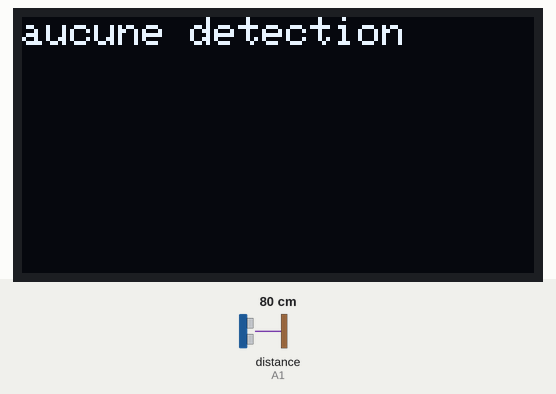
The sketch below on a simulated Arduino Uno, built with avr-gcc and run on an emulated ATmega328P. On the bench: 128×64 one-colour display. Wiring (inferred from the names in the program): ultrasonic range finder: trigger A0; echo A1. Inputs (shaded band) come from the test bench; at power-on: distance to the obstacle (sensor on A1) 80 cm. The echo pulse lasts 58.3 µs per cm; what the sketch prints to the serial monitor is not drawn.

Above: at 2.2 s.
2.3 s: distance to the obstacle (sensor on A1) set to 63 cm
3.8 s: distance to the obstacle (sensor on A1) set to 56 cm
At 4.8 s:
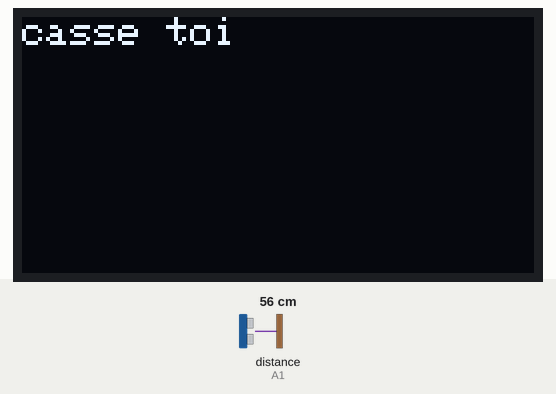
5.3 s: distance to the obstacle (sensor on A1) set to 34 cm
6.8 s: distance to the obstacle (sensor on A1) set to 26 cm
At 8.0 s:
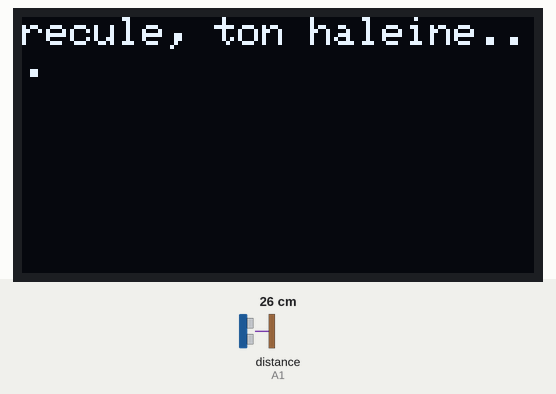
8.3 s: distance to the obstacle (sensor on A1) set to 120 cm
At 9.2 s:
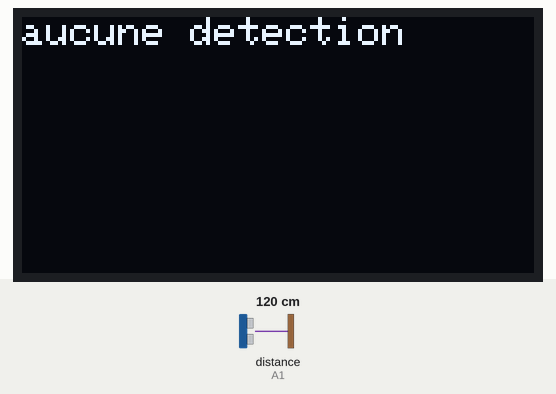
10.0 s: distance to the obstacle (sensor on A1) set to 2 cm
At 10.9 s:
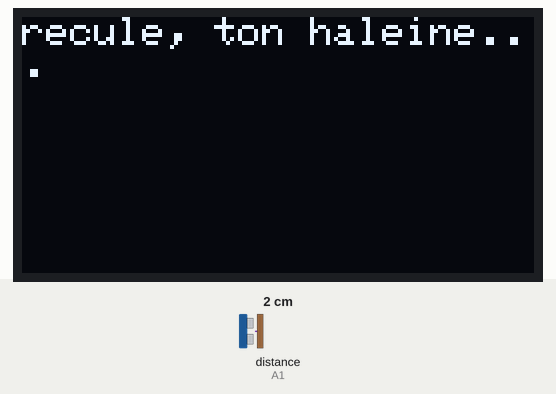
Timing chart, 0 to 12.6 s (numbered marks = the images above; inputs shaded):
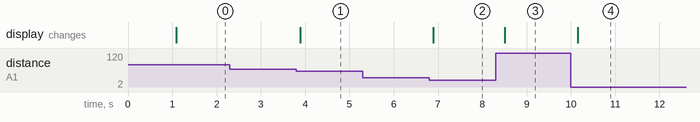

Measured:
- the behaviour switches between 61 and 60 cm on distance to the obstacle (sensor on A1) (found by bisection; images 0 and 1)
- the behaviour switches between 31 and 30 cm on distance to the obstacle (sensor on A1) (found by bisection; images 1 and 2)
- after the input at 2.3 s, every drawn part: stays the same
- after the input at 3.8 s, the display: changes after 0.09 s (image 1)
- after the input at 5.3 s, every drawn part: stays the same
- after the input at 6.8 s, the display: changes after 0.09 s (image 2)
- after the input at 8.3 s, the display: changes after 0.21 s (image 3)
- after the input at 10.0 s, the display: changes after 0.16 s (image 4)

The sketch:

sketch_jun03b.ino
```cpp
#include <Wire.h>
#include <Adafruit_GFX.h>
#include <Adafruit_SSD1306.h>

#define TRIG_PIN A0
#define ECHO_PIN A1

#define SCREEN_WIDTH 128
#define SCREEN_HEIGHT 64
#define OLED_RESET -1

Adafruit_SSD1306 display(SCREEN_WIDTH, SCREEN_HEIGHT, &Wire, OLED_RESET);

void setup() {
  pinMode(TRIG_PIN, OUTPUT);
  pinMode(ECHO_PIN, INPUT);

  Serial.begin(9600);

  if (!display.begin(SSD1306_SWITCHCAPVCC, 0x3C)) {
    for (;;);
  }

  display.clearDisplay();
  display.setTextSize(2);
  display.setTextColor(SSD1306_WHITE);
  display.setCursor(0, 0);
  display.print("nana");
  display.display();
  delay(1000);
}

float getDistance() {
  digitalWrite(TRIG_PIN, LOW);
  delayMicroseconds(2);
  digitalWrite(TRIG_PIN, HIGH);
  delayMicroseconds(10);
  digitalWrite(TRIG_PIN, LOW);

  long duration = pulseIn(ECHO_PIN, HIGH);
  float distance = (duration * 0.034) / 2;
  return distance;
}

void loop() {
  float distance = getDistance();
  Serial.print("Distance: ");
  Serial.println(distance);

  display.clearDisplay();
  display.setCursor(0, 0);
  display.setTextSize(1);

  if (distance < 30) {
    display.println("recule, ton haleine...");
  } else if (distance < 60) {
    display.println("casse toi");
  } else {
    display.println("aucune detection");
  }

  display.display();
  delay(200);
}
```
